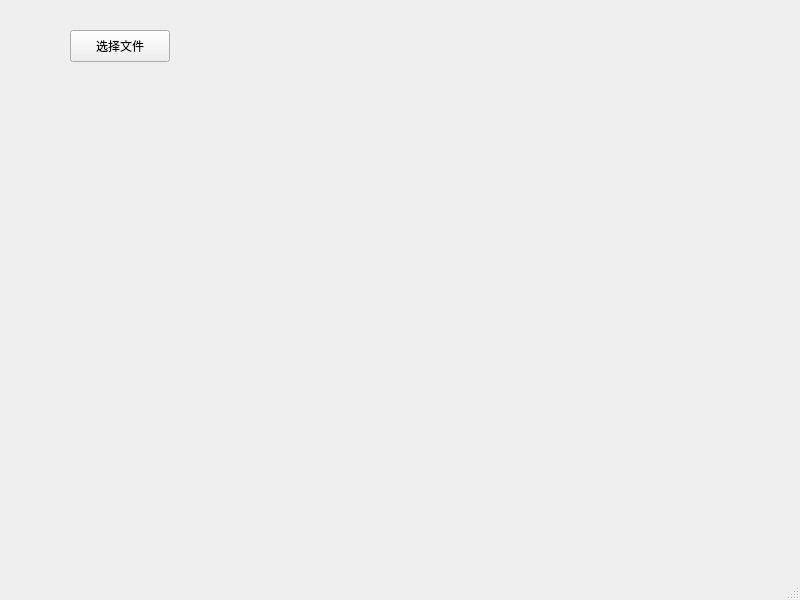
<?xml version="1.0" encoding="UTF-8"?>
<ui version="4.0">
 <class>MainWindow</class>
 <widget class="QMainWindow" name="MainWindow">
  <property name="geometry">
   <rect>
    <x>0</x>
    <y>0</y>
    <width>800</width>
    <height>600</height>
   </rect>
  </property>
  <property name="windowTitle">
   <string>MainWindow</string>
  </property>
  <widget class="QWidget" name="centralwidget">
   <widget class="QPushButton" name="pushButton">
    <property name="geometry">
     <rect>
      <x>70</x>
      <y>30</y>
      <width>100</width>
      <height>32</height>
     </rect>
    </property>
    <property name="text">
     <string>选择文件</string>
    </property>
   </widget>
  </widget>
  <widget class="QMenuBar" name="menubar">
   <property name="geometry">
    <rect>
     <x>0</x>
     <y>0</y>
     <width>800</width>
     <height>37</height>
    </rect>
   </property>
  </widget>
  <widget class="QStatusBar" name="statusbar"/>
 </widget>
 <resources/>
 <connections>
  <connection>
   <sender>pushButton</sender>
   <signal>clicked()</signal>
   <receiver>MainWindow</receiver>
   <slot>handleSelectedFile()</slot>
   <hints>
    <hint type="sourcelabel">
     <x>128</x>
     <y>79</y>
    </hint>
    <hint type="destinationlabel">
     <x>126</x>
     <y>133</y>
    </hint>
   </hints>
  </connection>
 </connections>
 <slots>
  <slot>handleSelectedFile()</slot>
 </slots>
</ui>
